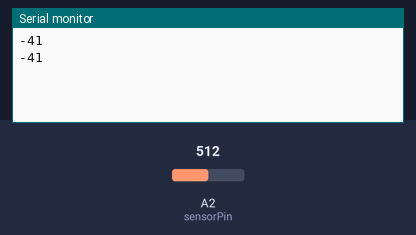
Bench run of a sketch on a simulated Arduino Uno, built with avr-gcc and run on an emulated ATmega328P. Shown: the last lines printed to the serial monitor. The inputs (shaded band) are chosen by the test bench; at power-on: A2 (sensorPin) = 512.

Above: at 1.8 s.
1.9 s: A2 (sensorPin) set to 716
At 2.8 s:
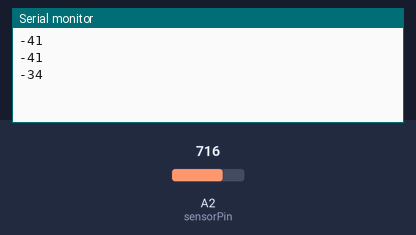
3.4 s: A2 (sensorPin) set to 900
At 4.8 s:
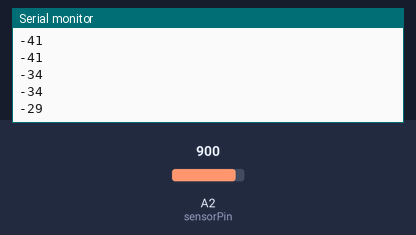
Timing chart, 0 to 6.4 s (numbered marks = the images above; inputs shaded):
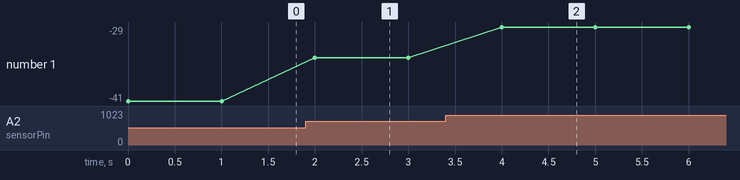

The sketch:

temperature.ino
```cpp
// ref: http://www.geocities.jp/zattouka/GarageHouse/micon/Arduino/Temp/Temp.htm

int sensorPin = A2; // センサーはアナログの２番ピン
int sensorValue = 0; //
int tempVoltage = 0;
int temperature = 0;

void setup()
{
  Serial.begin(115200); // パソコンとシリアル通信の準備を行う
}

void loop()
{
  sensorValue = analogRead(sensorPin); // アナログ２番ピンからセンサー値を読み込む
  tempVoltage = map(sensorValue, 0, 4095, 0, 1450); // センサー値を電圧に変換する
  temperature = map(tempVoltage, 300, 1600, -30, 100); // 電圧から温度に変換する
  Serial.println(temperature); // 値をパソコンに送信
  delay(1000); // １秒ごとに繰り返す
}
```

Measured:
- after the input at 1.9 s, the serial monitor: prints a new line after 0.10 s (image 1)
- after the input at 3.4 s, the serial monitor: prints a new line after 0.60 s (image 2)
- plotted number 1: -41 → -34 after the input at 1.9 s, -34 → -29 after the input at 3.4 s
